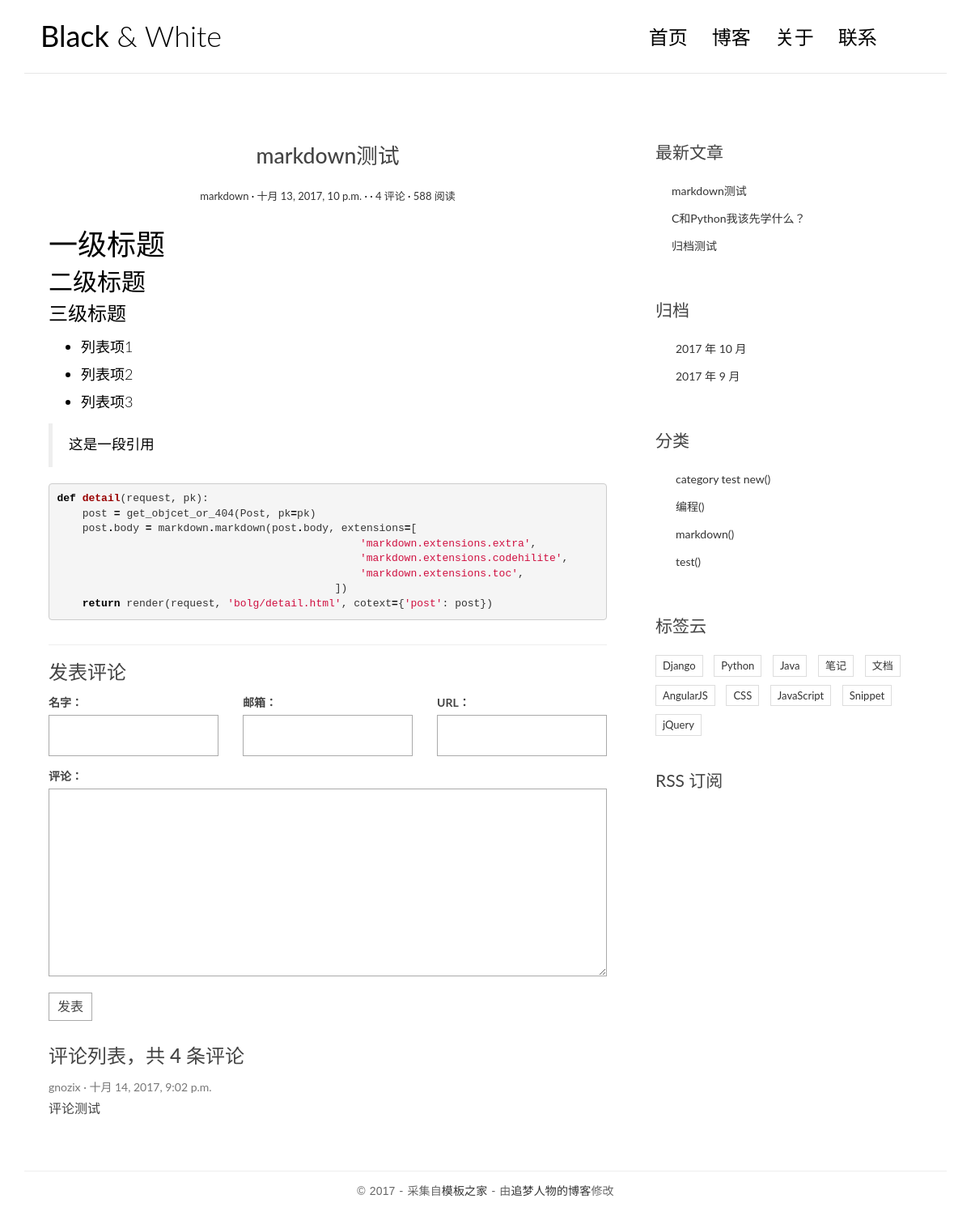
Screenshot of /post/3/ with the database file from the repository.
### blog/models.py (models this page shows, shortened)
class Post(models.Model):
    title = models.CharField(max_length=70)
    body = models.TextField()
    created_time = models.DateTimeField()
    modified_time = models.DateTimeField()
    excerpt = models.CharField(max_length=200, blank=True)
    category = models.ForeignKey(Category)
    tags = models.ManyToManyField(Tag, blank=True)
    author = models.ForeignKey(User)
    def get_absolute_url(self):
        return reverse('blog:detail', kwargs={'pk':self.pk})
    class Meta:
        ordering = ['-created_time']

class Category(models.Model):
    name = models.CharField(max_length=100)

### comments/models.py (models this page shows, shortened)
class Comment(models.Model):
    name = models.CharField(max_length=100)
    email = models.EmailField(max_length=255)
    url = models.URLField(blank=True)
    text = models.TextField()
    created_time = models.DateTimeField(auto_now_add=True)
    post = models.ForeignKey('blog.Post')

### blog/views.py (the view)
# urls.py: url(r'^post/(?P<pk>[0-9]+)/$', views.detail, name='detail'),
def detail(request, pk):
    post = get_object_or_404(Post, pk=pk)
    post.body = markdown.markdown(post.body, extensions=[
                                                'markdown.extensions.extra',
                                                'markdown.extensions.codehilite',
                                                'markdown.extensions.toc',
                                            ])
    form = CommentForm()
    comment_list = post.comment_set.all()
    context = {
        'post': post,
        'form': form,
        'comment_list': comment_list,
    }
    return render(request, 'blog/detail.html', context=context)

### comments/forms.py
class CommentForm(forms.ModelForm):
    class Meta:
        model = Comment
        fields = ['name', 'email', 'url', 'text']

### blog/templatetags/blog_tags.py (called while the page is built)
@register.simple_tag
def get_recent_posts(num=5):
    return Post.objects.all().order_by('-created_time')[:num]

@register.simple_tag
def archives():
    return Post.objects.dates('created_time', 'month', order='DESC')

@register.simple_tag
def get_categorys():
    return Category.objects.all()

### blog/templates/blog/detail.html (shortened to what this page needs)
{% extends 'base.html' %}
{% block main %}
    <article class="post post-{{ post.pk }}">
        <header class="entry-header">
            <h1 class="entry-title">{{ post.title }}</h1>
            <div class="entry-meta">
                <span class="post-category"><a href="#">{{ post.category.name }}</a></span>
                <span class="post-date"><a href="#"><time class="entry-date"
                                                          datetime="{{ post.created_time }}">{{ post.created_time }}</time></a></span>
                <span class="post-author"><a href="#">{{ post.auth }}</a></span>
                <span class="comments-link"><a href="#">4 评论</a></span>
                <span class="views-count"><a href="#">588 阅读</a></span>
            </div>
        </header>
        <div class="entry-content clearfix">
            {{ post.body | safe }}
        </div>
    </article>
    <section class="comment-area" id="comment-area">
        <hr>
        <h3>发表评论</h3>
        <form action="{% url 'comments:post_comment' post.pk %}" method="post" class="comment-form">
            <div class="row">
                <div class="col-md-4">
                    <label for="{{ form.name.id_for_label }}">名字：</label>
                    {{ form.name }}
                </div>
                <div class="col-md-4">
                  <label for="{{ form.email.id_for_label }}">邮箱：</label>
                  {{ form.email }}
                </div>
                <div class="col-md-4">
                  <label for="{{ form.url.id_for_label }}">URL：</label>
                  {{ form.url }}
                </div>
                <div class="col-md-12">
                  <label for="{{ form.text.id_for_label }}">评论：</label>
                  {{ form.text }}
                  <button type="submit" class="comment-btn">发表</button>
                </div>
            </div>
        </form>
        <div class="comment-list-panel">
            <h3>评论列表，共 <span>4</span> 条评论</h3>
            <ul class="comment-list list-unstyled">
              {% for comment in comment_list %}
              <li class="comment-item">
                <span class="nickname">{{ comment.name }}</span>
                <time class="submit-date">{{ comment.created_time }}</time>
                <div class="text">
                  {{ comment.text }}
                </div>
              </li>
              {% empty %}
              暂无评论
              {% endfor %}
            </ul>
        </div>
    </section>
{% endblock main %}

### blog/templates/base.html (shortened to what this page needs)
{% load static %}
{% load blog_tags %}
<!DOCTYPE html>
<html>
<head>
    <link rel="stylesheet" href="{% static 'blog/css/bootstrap.min.css' %}">
    <link rel="stylesheet" href="http://code.ionicframework.com/ionicons/2.0.1/css/ionicons.min.css">
    <link rel="stylesheet" href="{% static 'blog/css/pace.css' %}">
    <link rel="stylesheet" href="{% static 'blog/css/custom.css' %}">
    <link rel="stylesheet" href="{% static 'blog/css/highlights/github.css' %}">
</head>
<body>
<div class="container">
    <header id="site-header">
        <div class="row">
            <div class="col-md-4 col-sm-5 col-xs-8">
                <div class="logo">
                    <h1><a href="{% url 'blog:index' %}"><b>Black</b> &amp; White</a></h1>
                </div>
            </div>
            <div class="col-md-8 col-sm-7 col-xs-4">
                <nav class="main-nav" role="navigation">
                    <div class="collapse navbar-collapse" id="bs-example-navbar-collapse-1">
                        <ul class="nav navbar-nav navbar-right">
                            <li class="cl-effect-11"><a href="{% url 'blog:index' %}" data-hover="首页">首页</a></li>
                            <li class="cl-effect-11"><a href="full-width.html" data-hover="博客">博客</a></li>
                            <li class="cl-effect-11"><a href="about.html" data-hover="关于">关于</a></li>
                            <li class="cl-effect-11"><a href="contact.html" data-hover="联系">联系</a></li>
                        </ul>
                    </div>
                </nav>
            </div>
        </div>
    </header>
</div>
<div class="content-body">
    <div class="container">
        <div class="row">
            <main class="col-md-8">
            {% block main %}
            {% endblock main %}
            </main>
            <aside class="col-md-4">
                <div class="widget widget-recent-posts">
                    <h3 class="widget-title">最新文章</h3>
                    {% get_recent_posts as post_list %}
                    <ul>
                        {% for post in post_list %}
                        <li>
                            <a href="{{ post.get_absolute_url }}">{{ post.title }}</a>
                        </li>
                        {% endfor %}
                    </ul>
                </div>
                <div class="widget widget-archives">
                    <h3 class="widget-title">归档</h3>
                    {% archives as date_list %}
                    <ul>
                        {% for date in date_list %}
                        <li>
                            <a href="{% url 'blog:archives' date.year date.month %}">{{ date.year }} 年 {{ date.month }} 月</a>
                        </li>
                        {% empty %}
                        暂无归档
                        {% endfor %}
                    </ul>
                </div>
                <div class="widget widget-category">
                    <h3 class="widget-title">分类</h3>
                    {% get_categorys as cats %}
                    <ul>
                        {% for cat in cats %}
                        <li>
                            <a href="{% url 'blog:category' cat.pk %}">{{ cat.name }}<span class="post-count">({{ cat.comment_set.count }})</span></a>
                        </li>
                        {% empty %}
                        暂无分类
                        {% endfor %}
                    </ul>
                </div>
                <div class="widget widget-tag-cloud">
                    <h3 class="widget-title">标签云</h3>
                    <ul>
                        <li>
                            <a href="#">Django</a>
                        </li>
                        <li>
                            <a href="#">Python</a>
                        </li>
                        <li>
                            <a href="#">Java</a>
                        </li>
                        <li>
                            <a href="#">笔记</a>
                        </li>
                        <li>
                            <a href="#">文档</a>
                        </li>
                        <li>
                            <a href="#">AngularJS</a>
                        </li>
                        <li>
                            <a href="#">CSS</a>
                        </li>
                        <li>
                            <a href="#">JavaScript</a>
                        </li>
                        <li>
                            <a href="#">Snippet</a>
                        </li>
                        <li>
                            <a href="#">jQuery</a>
                        </li>
                    </ul>
                </div>
                <div class="rss">
                    <a href=""> RSS 订阅</a>
                </div>
            </aside>
        </div>
    </div>
</div>
<footer id="site-footer">
    <div class="container">
        <div class="row">
            <div class="col-md-12">
                <p class="copyright">&copy 2017 - 采集自<a href="http://www.cssmoban.com/"
                                                        target="_blank" title="模板之家">模板之家</a>
                    - 由<a href="http://zmrenwu.com/" title="网页模板" target="_blank">追梦人物的博客</a>修改
                </p>
            </div>
        </div>
    </div>
</footer>
</body>
</html>

### blog/static/blog/css/custom.css (style rules this page uses)
* { outline: none; }
h1, h2, h3, h4, h5, h6 { margin-top: 0; }
b { font-weight: 400; }
a { color: #333; }
body { color: #444; font-family: 'Lato', sans-serif; }
p { font-family: 'Ubuntu', sans-serif; font-weight: 400; word-spacing: 1px; letter-spacing: 0.01em; }
#site-header { background-color: #FFF; padding: 25px 20px; margin-bottom: 40px; border-bottom: 1px solid #e7e7e7; }
.logo h1 a { color: #000; }
.logo h1 { margin: 0; font-family: 'Lato', sans-serif; font-weight: 300; }
.main-nav { margin-top: 11px; max-width: 95%; }
.main-nav a { color: #000000 !important; padding: 0 0 5px 0 !important; margin-right: 30px; font-family: 'Lato', sans-serif; font-weight: 300; font-size: 24px; }
.cl-effect-11 a { padding: 10px 0; color: #0972b4; text-shadow: none; }
.cl-effect-11 a::before { position: absolute; top: 0; left: 0; overflow: hidden; padding: 0 0 5px 0 !important; max-width: 0; border-bottom: 1px solid #000; color: #000; content: attr(data-hover); white-space: nowrap; -webkit-transition: max-width 0.5s; -moz-transition: max-width 0.5s; transition: max-width 0.5s; }
.content-body { padding-bottom: 4em; }
.post { background: #fff; padding: 30px 30px 0; }
.entry-title { text-align: center; font-size: 1.9em; margin-bottom: 20px; line-height: 1.6; padding: 10px 20px 0; }
.entry-meta { text-align: center; color: #DDDDDD; font-size: 13px; margin-bottom: 30px; }
.entry-content { font-size: 18px; line-height: 1.9; font-weight: 300; color: #000; }
.post-category::after, .post-date::after, .post-author::after, .comments-link::after { content: ' ·'; color: #000; }
.widget { background: #fff; padding: 30px 0 0; }
.widget-title { font-size: 1.5em; margin-bottom: 20px; line-height: 1.6; padding: 10px 0 0; font-weight: 400; }
.widget-recent-posts ul { padding: 0; margin: 0; padding-left: 20px; }
.widget-recent-posts ul li { list-style-type: none; position: relative; line-height: 170%; margin-bottom: 10px; }
.widget-recent-posts ul li::before { content: '\f3d3'; font-family: "Ionicons"; position: absolute; left: -17px; top: 3px; font-size: 16px; color: #000; }
.widget-archives ul { padding: 0; margin: 0; padding-left: 25px; }
.widget-archives ul li { list-style-type: none; position: relative; line-height: 170%; margin-bottom: 10px; }
.widget-archives ul li::before { content: '\f3f3'; font-family: "Ionicons"; position: absolute; left: -25px; top: 1px; font-size: 16px; color: #000; }
.widget-category ul { padding: 0; margin: 0; padding-left: 25px; }
.widget-category ul li { list-style-type: none; position: relative; line-height: 170%; margin-bottom: 10px; }
.widget-category ul li::before { content: '\f3fe'; font-family: "Ionicons"; position: absolute; left: -25px; top: 1px; font-size: 18px; color: #000; }
.widget-tag-cloud ul { padding: 0; margin: 0; margin-right: -10px; }
.widget-tag-cloud ul li { list-style-type: none; font-size: 13px; display: inline-block; margin-right: 10px; margin-bottom: 10px; padding: 3px 8px; border: 1px solid #ddd; }
.rss { font-size: 21px; margin-top: 30px; }
.rss a { color: #444; }
#site-footer { padding-top: 10px; padding: 0 0 1.5em 0; }
.copyright { text-align: center; padding-top: 1em; margin: 0; border-top: 1px solid #eee; color: #666; }
.contact-form input, .comment-form input { border: 1px solid #aaa; margin-bottom: 15px; width: 100%; padding: 15px 15px; font-size: 16px; line-height: 100%; transition: 0.4s border-color linear; }
.contact-form textarea, .comment-form textarea { border: 1px solid #aaa; margin-bottom: 15px; width: 100%; padding: 15px 15px; font-size: 16px; line-height: 20px !important; min-height: 183px; transition: 0.4s border-color linear; }
.comment-area { padding: 0 30px 0; }
.comment-form { margin-top: 15px; }
.comment-form .comment-btn { background-color: #fff; border: 1px solid #aaa; font-size: 16px; padding: 5px 10px; }
.comment-list-panel { margin-top: 30px; }
.comment-list { margin-top: 15px; }
.comment-item .nickname, .comment-item .submit-date { color: #777; font-size: 14px; }
.comment-item .nickname:after { content: ' ·'; }
.comment-item .text { padding-top: 5px; font-size: 16px; }

### blog/static/blog/css/highlights/github.css (style rules this page uses)
.codehilite .k { color: #000000; font-weight: bold }
.codehilite .o { color: #000000; font-weight: bold }
.codehilite .nf { color: #990000; font-weight: bold }
.codehilite .w { color: #bbbbbb }
.codehilite .s1 { color: #d01040 }

### rows the page displays
Post: title "markdown测试", category.name "markdown", created_time "十月 13, 2017, 10 p.m.", body "一级标题 二级标题 三级标题 列表项1 列表项2 列表项3 这是一段引用 def detail ( request , pk ): post = get_objcet_or_404 ( Post , pk = pk ) post . body = markdown . markdown ( post . body , extensions = [ 'markdown.extensions.extra' , 'markdown.extensions.codehilite' , 'markdown.extensions.toc' , ]) return render ( request , 'bolg/detail.html' , cotext = { 'post' : post })"
Comment: name "gnozix", created_time "十月 14, 2017, 9:02 p.m.", text "评论测试"
Post: title "C和Python我该先学什么？"
Post: title "归档测试"
Category: name "category test new"
Category: name "编程"
Category: name "markdown"
Category: name "test"

### other values shown
{{ date.year }} "2017" "2017"
{{ date.month }} "10" "9"
